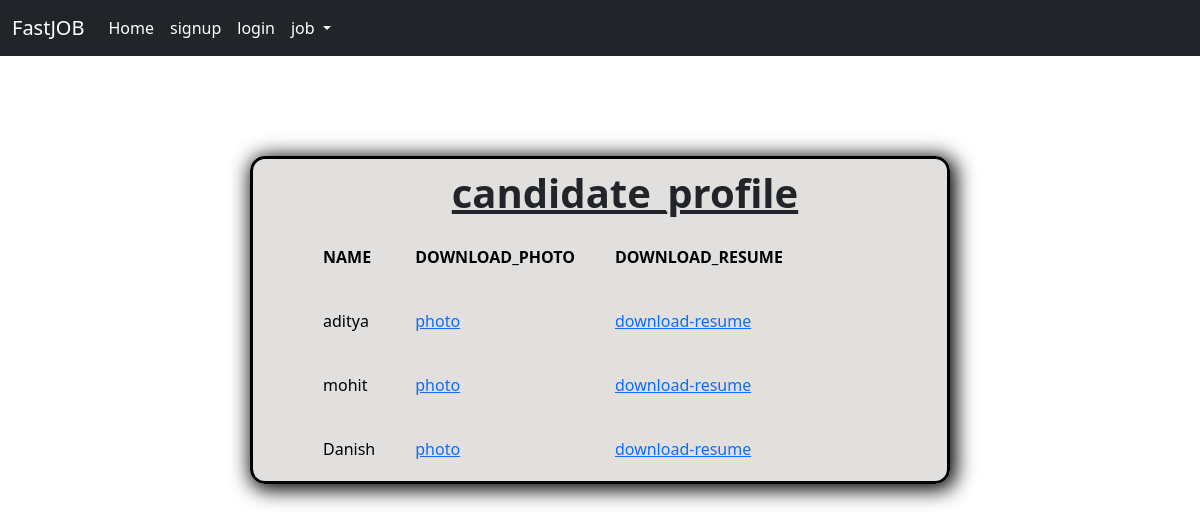
/candidate_profile (signed in), run on the app's committed database.
### app/models.py (models this page shows, shortened)
class app_ly(models.Model):
    job_upload=models.ForeignKey('employer',on_delete=models.CASCADE,null=True)
    name=models.CharField(max_length=200)
    email=models.EmailField(max_length=350)
    resume=models.FileField(upload_to="resumeupload/",blank=False)
    candidate_photo=models.FileField(upload_to="photos/",blank=False)

### app/views.py (the view)
# urls.py: path("candidate_profile",candidate_detail,name='candidatedetail'),
def candidate_detail(request):
    if request.user.is_staff:
        data=app_ly.objects.all()
        return render(request,"candidate_detail.html",{'data':data})
    return HttpResponse("you are not employee or staff so ,go back")

### template/candidate_detail.html (shortened to what this page needs)
{%extends 'index.html'%}
{%block body%}
<div class="div">
    <center><h1><b><u>candidate_profile</u></b></h1></center>
    <table>
        <thead >
            <th class="th">NAME</th>
            <th class="th">DOWNLOAD_PHOTO</th>
            <th class="th">DOWNLOAD_RESUME</th>
        </thead>
        <tbody >
            {%for i in data%}
            <tr>
                <td class="td">{{i.name}}</td>
                <td class="td"><a href="/photo/{{i.id}}">photo</a></td>
                <td class="td"><a href="/download-resume/{{i.id}}">download-resume</a></td>
            </tr>
            {%endfor%}
        </tbody>
    </table>
</div>
{%endblock body%}

### template/candidate_detail.html (style rules this page uses)
.div { margin: auto; margin-top: 100px; width: 700px; border: 3px solid rgb(0, 0, 0); border-radius:15px ; box-shadow: 3px 3px 20px 3px rgb(1, 1, 1); padding-left: 50px; padding-top: 10px; background-color: rgb(216, 212, 212,0.75); }
.th { margin: 10px; padding: 20px; border-radius: 5px; color: rgb(0, 0, 0); }
.td { margin: 20px ; padding:20px; border-radius: 5px; color: rgb(0, 0, 0); }

### data on the page
app_ly: name "aditya"
app_ly: name "mohit"
app_ly: name "Danish"
